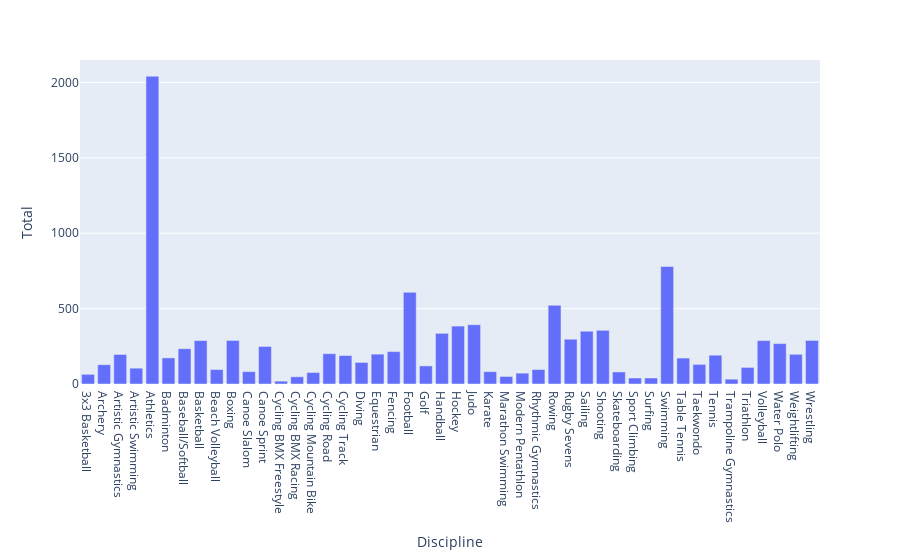

Notebook source saved alongside this figure:
### Code cell
import plotly.express as px
fig = px.bar(df, y="Total", x="Discipline")
fig.show()

### Figure 1 — Plotly figure (JSON) as saved in the notebook; plotly's stock layout.template omitted (floating-point values rounded to 4 significant figures)
{"data": [{"alignmentgroup": "True", "hovertemplate": "Discipline=%{x}<br>Total=%{y}<extra></extra>", "legendgroup": "", "marker": {"color": "#636efa", "pattern": {"shape": ""}}, "name": "", "offsetgroup": "", "orientation": "v", "showlegend": false, "textposition": "auto", "type": "bar", "x": ["3x3 Basketball", "Archery", "Artistic Gymnastics", "Artistic Swimming", "Athletics", "Badminton", "Baseball/Softball", "Basketball", "Beach Volleyball", "Boxing", "Canoe Slalom", "Canoe Sprint", "Cycling BMX Freestyle", "Cycling BMX Racing", "Cycling Mountain Bike", "Cycling Road", "Cycling Track", "Diving", "Equestrian", "Fencing", "Football", "Golf", "Handball", "Hockey", "Judo", "Karate", "Marathon Swimming", "Modern Pentathlon", "Rhythmic Gymnastics", "Rowing", "Rugby Sevens", "Sailing", "Shooting", "Skateboarding", "Sport Climbing", "Surfing", "Swimming", "Table Tennis", "Taekwondo", "Tennis", "Trampoline Gymnastics", "Triathlon", "Volleyball", "Water Polo", "Weightlifting", "Wrestling"], "xaxis": "x", "y": [64, 128, 196, 105, 2041, 173, 234, 288, 96, 289, 82, 249, 19, 48, 76, 201, 189, 143, 198, 215, 608, 120, 336, 384, 393, 82, 50, 72, 96, 522, 297, 350, 356, 80, 40, 40, 779, 172, 130, 191, 32, 110, 288, 268, 197, 289], "yaxis": "y"}], "layout": {"barmode": "relative", "legend": {"tracegroupgap": 0}, "margin": {"t": 60}, "xaxis": {"anchor": "y", "domain": [0, 1], "title": {"text": "Discipline"}}, "yaxis": {"anchor": "x", "domain": [0, 1], "title": {"text": "Total"}}}}
